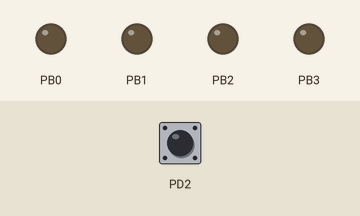
This program was run on a simulated ATmega328P, built with avr-gcc and emulated at 16 MHz. Shown: output pins drawn as LEDs (lit = HIGH). The inputs (shaded band) are chosen by the test bench; at power-on: PD2 HIGH.

Above: at 1.2 s.
1.3 s: PD2 pulled LOW for 1 s
At 3.0 s:
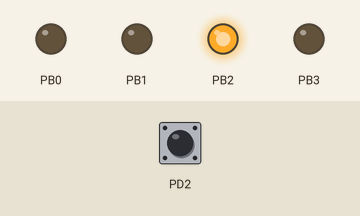
3.8 s: PD2 pulled LOW for 0.15 s
At 4.9 s:
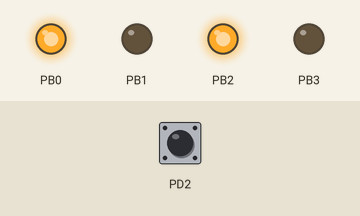
5.4 s: PD2 pulled LOW for 0.15 s
At 6.1 s:
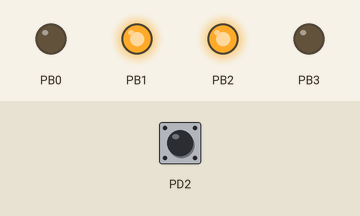
7.0 s: PD2 pulled LOW for 3.2 s
At 10.8 s:
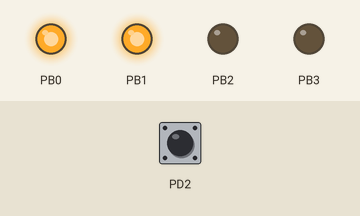
Timing chart, 0 to 12.3 s (numbered marks = the images above; inputs shaded):
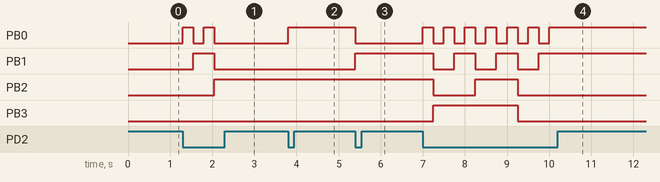

The program:

main.c
```c
#define F_CPU 16000000UL
#include <avr/io.h>
#include <util/delay.h>

uint8_t counter = 0; // variable to keep track of count

//function to update the LED states based on counts
void update_leds(uint8_t count_val) {
	// Clear pins 0,1,2 and 3 on PORTB first(0b11110000 mask)
	PORTB &= 0xF0;

	// Combine the lower 4 bits of counter with PORTB
	PORTB |= (count_val & 0x0F);
}

int main(void) {
	// Configure lowest 4 pins of PORTB (PB0-PB3) as outputs
	DDRB |= 0x0F;

	// Configure PD2(Button) as input and enable internal pull-up resistor
	DDRD &=~(1<<PD2);
	PORTD |=(1<<PD2);

	update_leds(counter); // Initialize LEDs to show 0 at start

	while(1) {
		// wait till button is pressed
		while(PIND & (1<<PD2));

		counter++; // increment the counter

		// If counter exceeds 15 bits(4-bits max:1111), reset it back to 0
		if(counter>15) {
			counter = 0;
		}
		// Call the dedicated function to change the LED's
		update_leds(counter);
		_delay_ms(250);
	}
}
```

Measured:
- after the input at 1.3 s, PB0: alternates HIGH for 0.25 s and LOW for 0.25 s, 4 changes in all, then stays LOW, starting at once; PB1: LOW → HIGH after 0.25 s, → LOW 0.50 s later; PB2: LOW → HIGH after 0.75 s
- after the input at 3.8 s, PB0: LOW → HIGH at once
- after the input at 5.4 s, PB0: HIGH → LOW at once; PB1: LOW → HIGH at once
- after the input at 7.0 s, PB0: alternates HIGH for 0.25 s and LOW for 0.25 s, 13 changes in all, then stays HIGH, starting at once; PB1: alternates HIGH for 0.50 s and LOW for 0.50 s, 6 changes in all, then stays HIGH, starting after 0.25 s
